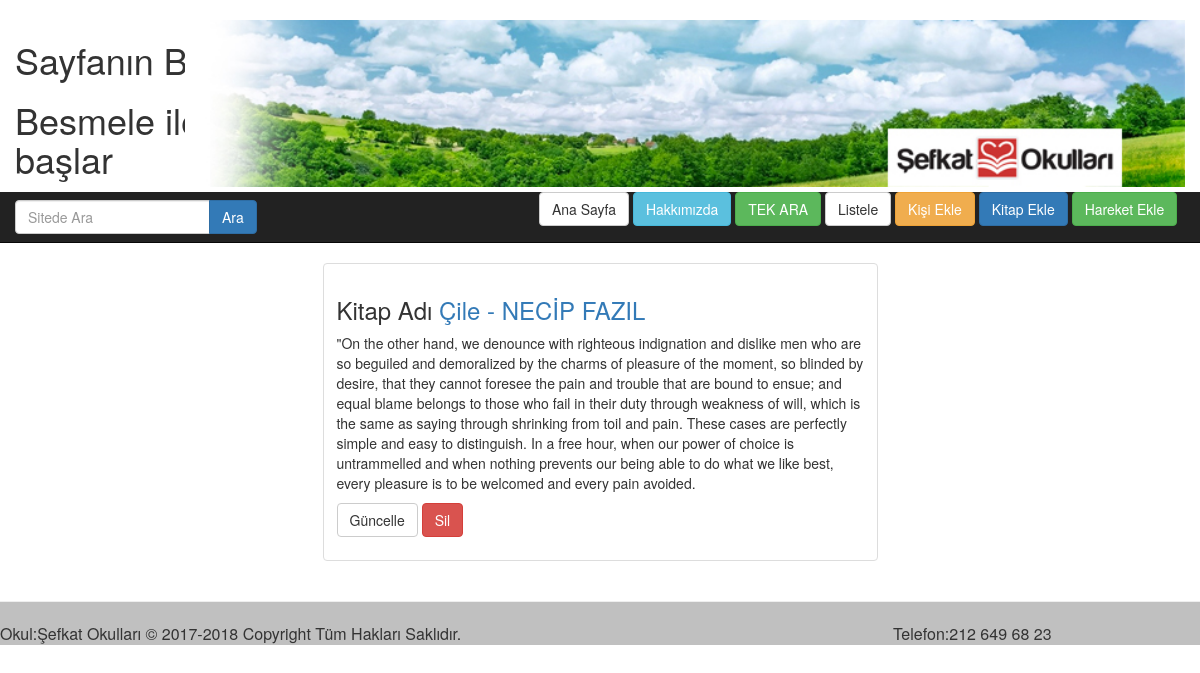
/cile-necip-fazil-1/kitap_incelefull/, run on the app's committed database.
### post/models.py (models this page shows, shortened)
class Kitaplar(models.Model):
    kitapadi = models.CharField(max_length=60, verbose_name='Kitap Adı')
    yazari = models.CharField(max_length=60, verbose_name='Yazarı')
    yayinevi = models.CharField(max_length=60, verbose_name='Yayinevi')
    turu = models.CharField(max_length=60, verbose_name='Türü')
    aciklama  = models.TextField(verbose_name='Açıklama')
    slug = models.SlugField(unique=True, editable=False, max_length=70)
    def get_absolute_url(self):     # ayrıntılı inceleme slug ile farkı ne
        return reverse('kitap_incele', kwargs={'slug': self.slug})
    def get_update_url(self):
        return reverse('kitap_update', kwargs={'slug': self.slug})
    def get_delete_url(self):
        return reverse('kitap_delete', kwargs={'slug': self.slug})
    class Meta:                           # Adminde Kitaplars yerine Kitaplar gözükür
        verbose_name_plural = 'Kitaplar'

### post/views.py (the view)
# urls.py: url(r'^(?P<slug>[\w-]+)/kitap_incelefull/$', kitap_incelefull, name='kitap_incelefull'),
def kitap_incelefull(request, slug):
    kitap = get_object_or_404(Kitaplar,  slug=slug)
    return render(request, 'kitap_incelefull.html', locals())

### templates/kitap_incelefull.html (shortened to what this page needs)
{% extends 'header.html' %}
{% block orta %}
    <div class="container">
        <div class="row">
            <div class="col-md-6 col-md-offset-3">
                <div class="thumbnail">
                    <div class="caption">
                        <h3>Kitap Adı <a href="{{ kitap.get_absolute_url }}">{{ kitap.kitapadi }}</a></h3>
                        <p>{{ kitap.aciklama|safe|linebreaks}}</p>
                        <a href="{{ kitap.get_update_url }}" class="btn btn-default" role="button">Güncelle</a>
                        <a href="{{ kitap.get_delete_url }}" class="btn btn-danger" role="button">Sil</a>
                    </div>
                </div>
            </div>
        </div>
    </div>
{% endblock orta %}

### data on the page
Kitaplar: kitapadi "Çile - NECİP FAZIL", aciklama "\"On the other hand, we denounce with righteous indignation and dislike men who are so beguiled and demoralized by the charms of pleasure of the moment, so blinded by desire, that they cannot foresee the pain and trouble that are bound to ensue; and equal blame belongs to those who fail in their duty through weakness of will, which is the same as saying through shrinking from toil and pain. These cases are perfectly simple and easy to distinguish. In a free hour, when our power of choice is untrammelled and when nothing prevents our being able to do what we like best, every pleasure is to be welcomed and every pain avoided."
